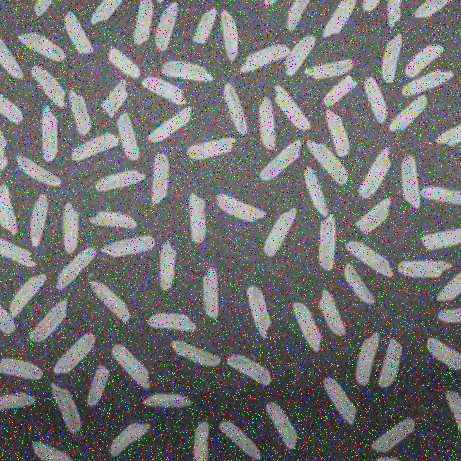
#> input picture 1_wIXlvBeAFtNVgJd49VObgQ.png_Salt_Pepper_Noise1.png, 461 x 461 px
$ python Project1ContourBase.py
#> lines starting #> are read from the running program, lines starting #| are printed output that depends on the picture; after the words box and inside, x2 and y2 are one past the last pixel; in counts of white or black regions, pixels touching at a corner belong together
# -*- coding: utf-8 -*-
"""
Created on Tue Jun  1 18:04:01 2021

@author: ADMIN
"""

import cv2
import numpy as np

def preprocessContourBase(path):
    img = cv2.imread(path)
#> img is the input picture: shape (461, 461, 3); mean B, G, R 111.8, 111.8, 111.8
    imgContour = img.copy()

    imgGray = cv2.cvtColor(img,cv2.COLOR_BGR2GRAY)
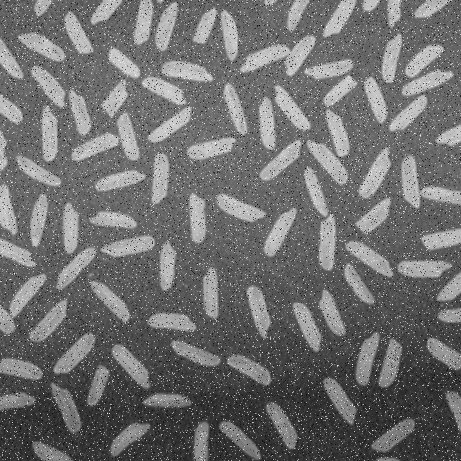
#> imgGray: shape (461, 461); min 0, max 255, mean 111.8
    #imgBlur = cv2.GaussianBlur(imgGray,(3,3),1)

    imgBlur = cv2.medianBlur(imgGray,3)#dùng khi ảnh có nhiễu dạng muối tiêu
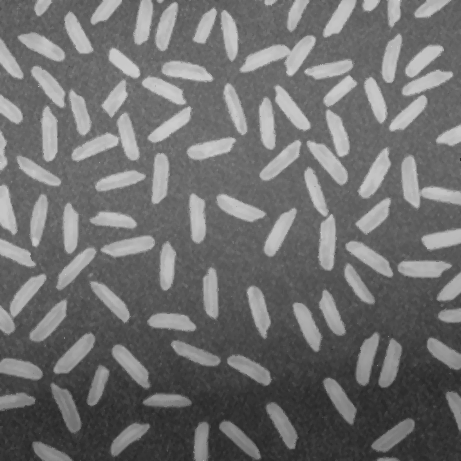
#> imgBlur: shape (461, 461); min 40, max 208, mean 110.6
    #ret2,th2 = cv2.threshold(imgBlur,0,255,cv2.THRESH_BINARY+cv2.THRESH_OTSU)

    imgCanny = cv2.Canny(imgBlur,50,50)
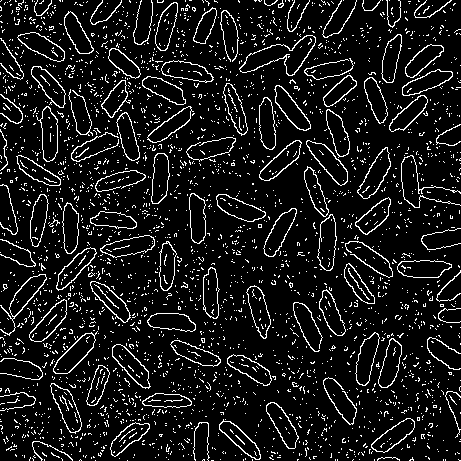
#> imgCanny: shape (461, 461); 9.7% white in thin lines or dots


    return imgCanny, imgContour

def removeNoise(img, itErode, itDilate):
    kernel = np.ones((2,2),np.uint8)
    img_erode = cv2.erode(img,kernel,iterations = itErode)
    img_dilate = cv2.dilate(img_erode, kernel, iterations = itDilate)
    return img_dilate


def getObjectContoursBase(img, minSize, imgContour):
#> called with minSize = 10
    contours,hierarchy = cv2.findContours(img,cv2.RETR_EXTERNAL,cv2.CHAIN_APPROX_NONE)
#> contours = 2641 contours, 2559 with area under 20; largest, box (x1, y1, x2, y2) and area: (239, 35, 316, 76) 1340, (53, 331, 98, 374) 798, (306, 140, 348, 186) 788, (357, 147, 391, 199) 772, (317, 214, 337, 271) 760

    obj_count = 0
    for cnt in contours:
        area = cv2.contourArea(cnt)
        if area>minSize:
            obj_count+=1
            cv2.drawContours(imgContour, cnt, -1, (255, 0, 0), 3)
            peri = cv2.arcLength(cnt,True)
            approx = cv2.approxPolyDP(cnt,0.02*peri,True)
            x, y, w, h = cv2.boundingRect(approx)
            cv2.rectangle(imgContour,(x,y),(x+w,y+h),(0,255,0),2)
#> this loop made 2641 passes
#> (area, peri, x, y, w, h) on passes 141, 250, 273, 282, 396, 451, 523, 552, 632, 684, 736, 757: (24, 143.7, 32, 441, 41, 20), (617, 117.5, 111, 422, 39, 34), (643.5, 125.1, 219, 419, 41, 41), (691, 121.2, 371, 418, 44, 34), (699.5, 126.1, 266, 402, 33, 47), (512.5, 114.2, 142, 393, 50, 15), (753, 135.1, 51, 383, 31, 51), (51, 252, 323, 378, 34, 47), (497.5, 106.7, 86, 365, 24, 41), (674.5, 123.3, 227, 354, 43, 32), (753, 130.5, 112, 345, 37, 44), (636, 127.1, 170, 340, 51, 27)
#> area on pass 1423: 760.5
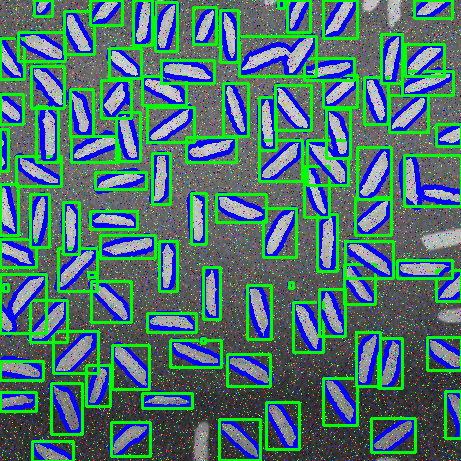
#> imgContour: shape (461, 461, 3); mean B, G, R 112.1, 116.7, 73.6
#> after the loop, obj_count = 95
    return  imgContour, obj_count

def objectCountContourBase(path, minSize):
    imgCanny, imgContour = preprocessContourBase(path)
    #imgCannyRemoveNoise = removeNoise(imgCanny, itErode, itDilate)
    imgContour, obj_count = getObjectContoursBase(imgCanny, minSize, imgContour)
#> obj_count = 95


    print(obj_count)
#| 95
    cv2.imshow("Original", cv2.imread(path))
    cv2.imshow("Canny", imgCanny)
    cv2.imshow("Contour base", imgContour)

    cv2.waitKey(0)

path = ["1_wIXlvBeAFtNVgJd49VObgQ_sinus.png", "1_wIXlvBeAFtNVgJd49VObgQ.png", "1_wIXlvBeAFtNVgJd49VObgQ.png_Salt_Pepper_Noise1.png", "1_zd6ypc20QAIFMzrbCmJRMg.png","objets1.jpg", "objets2.jpg", "objets3.jpg", "objets4.jpg"]
minSize = [15, 12, 10, 2, 40, 80, 200, 80]


index = 2

objectCountContourBase(path[index], minSize[index])
